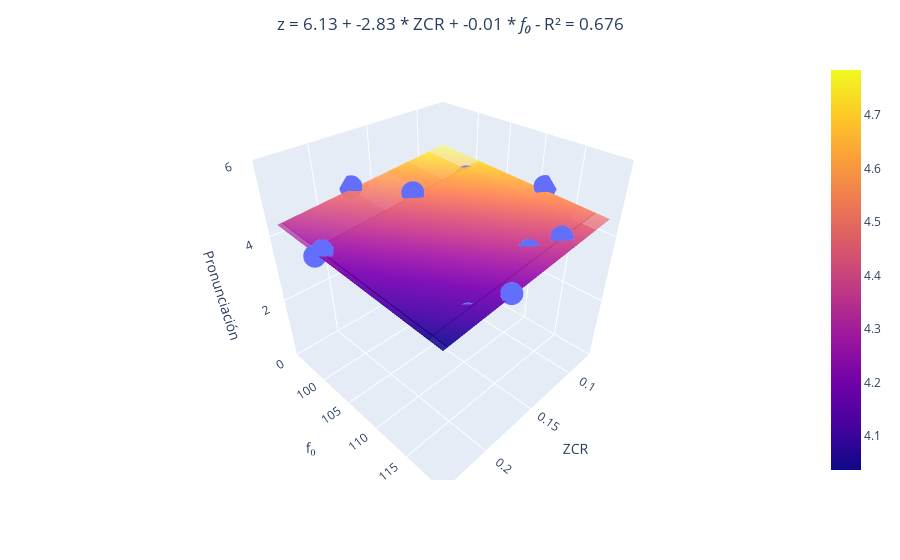

This figure's notebook cell:
### Code cell
if len(dicc_model) == 2:
    import plotly.express as px
    import plotly.graph_objects as go

    # Seleccionamos solo las características seleccionadas en X
    X_selected = X[:, selected_features]

    # Entrenamos el modelo de regresión con las características seleccionadas
    regr_multivar = SMWrapper(sm.OLS)
    regr_multivar_fit = regr_multivar.fit(X_selected, y)

    # Obtenemos las predicciones del modelo para las características seleccionadas
    y_pred = regr_multivar.predict(X_selected)

    # Crear la figura
    fig = px.scatter_3d(x=X_selected[:, 0], y=X_selected[:, 1], z=y)

    # Crear el plano de regresión
    xx, yy = np.meshgrid(X_selected[:, 0], X_selected[:, 1])
    zz = regr_multivar_fit.params[0] + np.dot(np.array([xx.ravel(), yy.ravel()]).T, regr_multivar_fit.params[1:].ravel()).reshape(xx.shape)
    fig.add_trace(go.Surface(x=xx, y=yy, z=zz, opacity=0.5))

    axis_name_list = []
    # Construir la cadena de texto para la ecuación del plano
    equation = f'z = {regr_multivar_fit.params[0].round(2)}'
    for i, (key, model) in enumerate(dicc_model.items()):
        feature_name = key.replace("_model", "").upper()
        feature_name_axis = feature_name
        if feature_name == 'F0':
            feature_name = '<i>f₀</i>'
            feature_name_axis = 'f₀'
        axis_name_list.append(feature_name_axis)
        equation += f' + {regr_multivar_fit.params[1:][i].round(2)} * {feature_name}'
        
    equation += f' - R² = {r_squared_value:.3f}'
    
    # Centrar el título
    fig.update_layout(title=dict(text=equation, x=0.5, xanchor='center'))

    # Etiquetas de los ejes y rango del eje z
    fig.update_layout(scene=dict(xaxis_title=axis_name_list[0], yaxis_title=axis_name_list[1], zaxis_title='Pronunciación', zaxis=dict(range=[0, 6]), yaxis=dict(tickvals=[100, 105, 110, 115])))

    fig.write_html(
       os.path.join(PATH, TEST_FOLDER, REGGRESSION_FOLDER, PARAMETRIC_FOLDER, PRONUNCIACION_FOLDER, FEMALE_FOLDER, 'regresion_pronunciacion_multivariable_female.html')
    )
    
    fig.write_image(
       os.path.join(PATH, TEST_FOLDER, REGGRESSION_FOLDER, PARAMETRIC_FOLDER, PRONUNCIACION_FOLDER, FEMALE_FOLDER, 'regresion_pronunciacion_multivariable_female.png')
    )

    fig.show()

### Figure 1 — Plotly figure (JSON) as saved in the notebook; plotly's stock layout.template omitted (floating-point values rounded to 4 significant figures)
{"data": [{"hovertemplate": "x=%{x}<br>y=%{y}<br>z=%{z}<extra></extra>", "legendgroup": "", "marker": {"color": "#636efa", "symbol": "circle"}, "mode": "markers", "name": "", "scene": "scene", "showlegend": false, "type": "scatter3d", "x": [0.07594, 0.1378, 0.09304, 0.2356, 0.2044, 0.1812, 0.1478, 0.117, 0.2325, 0.1734], "y": [111.1, 116.4, 101.3, 101.5, 117.7, 119.6, 101.0, 117.9, 102.3, 94.71], "z": [4.692, 4.277, 4.433, 4.164, 4, 4.292, 4.603, 4.462, 4.333, 4.588]}, {"opacity": 0.5, "type": "surface", "x": [[0.07594, 0.1378, 0.09304, 0.2356, 0.2044, 0.1812, 0.1478, 0.117, 0.2325, 0.1734], [0.07594, 0.1378, 0.09304, 0.2356, 0.2044, 0.1812, 0.1478, 0.117, 0.2325, 0.1734], [0.07594, 0.1378, 0.09304, 0.2356, 0.2044, 0.1812, 0.1478, 0.117, 0.2325, 0.1734], [0.07594, 0.1378, 0.09304, 0.2356, 0.2044, 0.1812, 0.1478, 0.117, 0.2325, 0.1734], [0.07594, 0.1378, 0.09304, 0.2356, 0.2044, 0.1812, 0.1478, 0.117, 0.2325, 0.1734], [0.07594, 0.1378, 0.09304, 0.2356, 0.2044, 0.1812, 0.1478, 0.117, 0.2325, 0.1734], [0.07594, 0.1378, 0.09304, 0.2356, 0.2044, 0.1812, 0.1478, 0.117, 0.2325, 0.1734], [0.07594, 0.1378, 0.09304, 0.2356, 0.2044, 0.1812, 0.1478, 0.117, 0.2325, 0.1734], [0.07594, 0.1378, 0.09304, 0.2356, 0.2044, 0.1812, 0.1478, 0.117, 0.2325, 0.1734], [0.07594, 0.1378, 0.09304, 0.2356, 0.2044, 0.1812, 0.1478, 0.117, 0.2325, 0.1734]], "y": [[111.1, 111.1, 111.1, 111.1, 111.1, 111.1, 111.1, 111.1, 111.1, 111.1], [116.4, 116.4, 116.4, 116.4, 116.4, 116.4, 116.4, 116.4, 116.4, 116.4], [101.3, 101.3, 101.3, 101.3, 101.3, 101.3, 101.3, 101.3, 101.3, 101.3], [101.5, 101.5, 101.5, 101.5, 101.5, 101.5, 101.5, 101.5, 101.5, 101.5], [117.7, 117.7, 117.7, 117.7, 117.7, 117.7, 117.7, 117.7, 117.7, 117.7], [119.6, 119.6, 119.6, 119.6, 119.6, 119.6, 119.6, 119.6, 119.6, 119.6], [101.0, 101.0, 101.0, 101.0, 101.0, 101.0, 101.0, 101.0, 101.0, 101.0], [117.9, 117.9, 117.9, 117.9, 117.9, 117.9, 117.9, 117.9, 117.9, 117.9], [102.3, 102.3, 102.3, 102.3, 102.3, 102.3, 102.3, 102.3, 102.3, 102.3], [94.71, 94.71, 94.71, 94.71, 94.71, 94.71, 94.71, 94.71, 94.71, 94.71]], "z": [[4.589, 4.414, 4.541, 4.137, 4.225, 4.291, 4.386, 4.473, 4.146, 4.313], [4.527, 4.351, 4.478, 4.074, 4.163, 4.229, 4.323, 4.411, 4.083, 4.251], [4.706, 4.531, 4.658, 4.254, 4.342, 4.408, 4.503, 4.59, 4.262, 4.43], [4.703, 4.528, 4.655, 4.251, 4.34, 4.405, 4.5, 4.587, 4.26, 4.427], [4.51, 4.335, 4.462, 4.058, 4.146, 4.212, 4.307, 4.394, 4.067, 4.234], [4.488, 4.313, 4.44, 4.036, 4.125, 4.19, 4.285, 4.372, 4.045, 4.212], [4.71, 4.535, 4.661, 4.257, 4.346, 4.412, 4.506, 4.594, 4.266, 4.434], [4.508, 4.333, 4.46, 4.056, 4.145, 4.21, 4.305, 4.392, 4.065, 4.232], [4.695, 4.519, 4.646, 4.242, 4.331, 4.397, 4.491, 4.578, 4.251, 4.419], [4.785, 4.609, 4.736, 4.332, 4.421, 4.487, 4.581, 4.669, 4.341, 4.509]]}], "layout": {"legend": {"tracegroupgap": 0}, "margin": {"t": 60}, "scene": {"domain": {"x": [0, 1], "y": [0, 1]}, "xaxis": {"title": {"text": "ZCR"}}, "yaxis": {"tickvals": [100, 105, 110, 115], "title": {"text": "f₀"}}, "zaxis": {"range": [0, 6], "title": {"text": "Pronunciación"}}}, "title": {"text": "z = 6.13 + -2.83 * ZCR + -0.01 * <i>f₀</i> - R² = 0.676", "x": 0.5, "xanchor": "center"}}}
